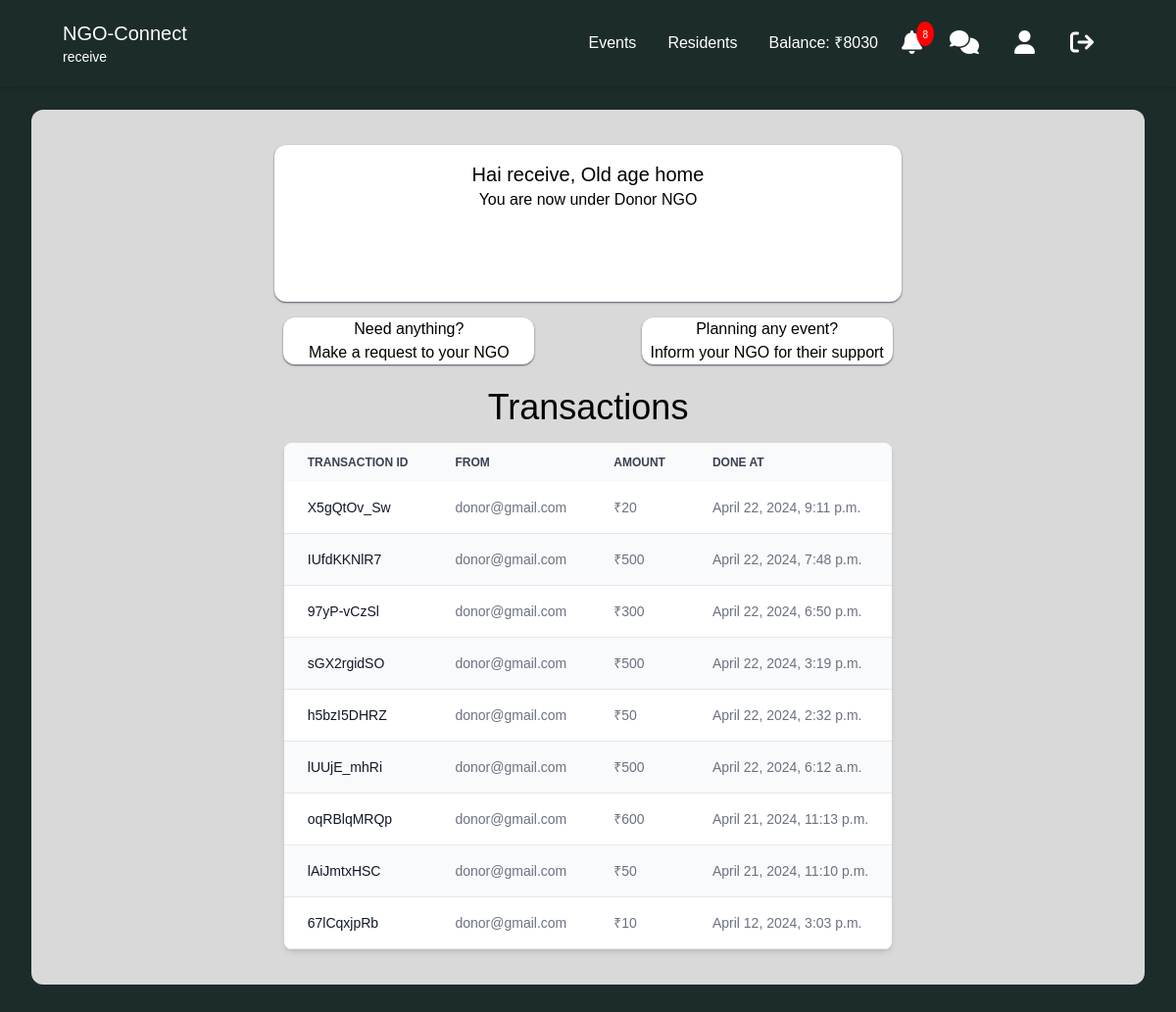
/reciever/receiver_base/ (signed in), run on the app's committed database.
### reciever/models.py (models this page shows)
class RecieverBank(models.Model):
    user = models.OneToOneField(User, on_delete=models.CASCADE)
    current_balance = models.IntegerField(null=True)

### ngo/models.py (models this page shows)
class Reciever_under_ngo(models.Model):
    user = models.ForeignKey(User, on_delete=models.CASCADE, related_name='user_ngos')
    reciever = models.ForeignKey(User, on_delete=models.CASCADE, related_name='received_ngos', unique=True)
    status = models.CharField(max_length=10, choices=(('accepted', 'accepted'), ('rejected', 'rejected'), ('pending', 'pending'),), null=True)

class NgoBankTransactions(models.Model):
    from_user = models.ForeignKey(User, on_delete=models.CASCADE, related_name='sent', null=True)
    to_user = models.ForeignKey(User, on_delete=models.CASCADE, related_name='received', null=True)
    amount = models.IntegerField(null=True)
    transaction_id = models.CharField(max_length=10, null=True)
    transaction_type = models.CharField(max_length=8, choices=(('credited', 'credited'), ('debited', 'debited')), null=True)
    done_at = models.DateTimeField(auto_now=True,blank=True, null=True)

### reciever/views.py (the view)
# urls.py: path('receiver_base/', views.receiver_base, name="receiver_base"),
@login_required(login_url="signup")
def receiver_base(request):
    users = ngousers.objects.all()
    try:
        receiver = ReceiverMoreDetails.objects.get(user=request.user)
    except ReceiverMoreDetails.DoesNotExist:
        receiver = ReceiverMoreDetails(user=request.user)
    try:
        ngo = Reciever_under_ngo.objects.get(reciever=request.user)
    except Reciever_under_ngo.DoesNotExist:
        ngo = Reciever_under_ngo(reciever=request.user)
    try:
        reciever_balance = RecieverBank.objects.get(user=request.user)
    except RecieverBank.DoesNotExist:
        reciever_balance = RecieverBank(user=request.user)
    notifications = Notifications.objects.filter(user=request.user).order_by('-id')
    notification_count = notifications.count()
    transactions = NgoBankTransactions.objects.filter(to_user=request.user).order_by('-done_at')
    context = {
        'users' : users,
        'reciever' : receiver,
        'ngo' : ngo,
        'reciever_balance' : reciever_balance,
        'notifications' : notifications,
        'notification_count' : notification_count,
        'transactions' : transactions,
    }
    return render(request, 'receiver_base.html', context)

### reciever/templates/receiver_base.html (shortened to what this page needs)
<!DOCTYPE html>
<html lang="en">
  <head>
    <script src="https://cdn.tailwindcss.com"></script>
    <link rel="stylesheet" href="https://cdnjs.cloudflare.com/ajax/libs/font-awesome/6.1.1/css/all.min.css" />
    <link
    rel="stylesheet"
    href="https://cdn.jsdelivr.net/npm/bootstrap-icons@1.3.0/font/bootstrap-icons.css"
    />
    {% load static %}
  </head>
  <body style="font-family: sans-serif; background-color: #1C2C2A;">
    <header
      class="lg:px-16 px-4  flex flex-wrap items-center py-4 shadow-md"
    >
      <div class="flex-1 flex justify-between items-center">
        <a href="#" class="text-xl text-white">NGO-Connect <p class="text-sm">{{ user.first_name }}</p></a>
      </div>
      <div class="hidden md:flex md:items-center md:w-auto w-full" id="menu">
        <nav>
          <ul class="md:flex items-center justify-between text-base text-gray-700 pt-4 md:pt-0">
            <li>
              <a class="md:p-4 py-3 px-0 block text-white" href="/reciever/events_view">Events</a>
            </li>
            <li>
              <a class="md:p-4 py-3 px-0 block text-white" href="/reciever/residents">Residents</a>
            </li>
            <li>
              <a class="md:p-4 py-3 px-0 block text-white">Balance: ₹{{reciever_balance.current_balance}}</a>
            </li>
            <li class="relative">
              <a href="#" class="px-2" id="notificationButton">
                <div class="notification-icon">
                    <i class="fas fa-bell fa-xl text-white"></i>
                    <span class="badge">{{ notification_count }}</span>
                </div>
              </a>
            </li>
            <li><a class="lg:p-4 py-3 rounded-md px-0 mx-1 block text-white" href="/chat/chat"><i class="fa fa-comments fa-xl" aria-hidden="true"></i></a></li>
            <li><a class="md:p-4 py-3 px-0 block" href="/reciever/reciever_profile_page"><i class="fa fa-user fa-xl text-white" aria-hidden="true"></i></a></li>
            <li>
              <li><a class="lg:p-4 py-3 rounded-md text-white px-0 mx-1 block" href="#" onclick="confirmLogout(event, '/logout')"><i class="fa fa-sign-out fa-xl" aria-hidden="true"></i></a></li>
            </ul>
        </nav>
    </div>
</header>
<div style="background-color: #D9D9D9;" class="mx-8 p-5 mb-8 rounded-xl">
    {% if reciever.is_reciever_type_defined == True %}
    <section id="reciever_ngo">
      {% if ngo.status == None or ngo.status == 'rejected' %}
      <div class="container text-center my-3 mx-auto">
        {% if ngo.status == 'rejected' %}
        <h3>Rejected by {{ ngo.user.first_name }}</h3>
        {% endif %}
        <h3>Join with any NGO</h3>
        <div class="form-group my-3">
          <form action="/reciever/reciever_ngo" method="POST" class="form-horizontal">
              {% csrf_token %}
              <select id="inputState" class="form-control bg-blue-200" name="reciever_ngo">
                  <option selected value="Active">Select NGO</option>
                  {% for user in users %}
                      {% if user.user_type == 'NGO' %}
                          <option value="{{ user.user.username }}">{{ user.user.first_name }}</option>
                      {% endif %}
                  {% endfor %}
              </select>
              <button type="submit" class="bg-blue-100" id="submitButton" disabled>Submit</button>
          </form>
        </div>
      </div>
      {% elif ngo.status == 'pending' %}
      <div class="container text-center my-3 mx-auto">
        <h2>request in pending</h2>
      </div>
      {% elif ngo.status == 'accepted' %}
      <div class="container text-center mx-auto my-4 py-4 bg-white shadow-sm shadow-gray-600 rounded-xl" style="height: 20vh; width: 80vh;">
        <p class="text-xl">Hai {{ user.first_name }}, {% if reciever.reciver_type == OAH %} Old age home {% else %} {{ reciever.reciever_type }} {% endif %}</p>
        <h2>You are now under {{ ngo.user.first_name }} NGO</h2>
      </div>
      {% endif %}
    </section>
    {% endif %}
    <div class="flex justify-around w-2/3 mx-auto">
      <a href="/reciever/make_rec_request" class="w-64">
        <div class="container text-center mx-auto bg-white shadow-sm shadow-gray-600 rounded-xl">
          <p>Need anything?</p>
          <p>Make a request to your NGO</p>
        </div>
      </a>
      <a href="/reciever/event_add" class="w-64">
        <div class="container text-center mx-auto bg-white shadow-sm shadow-gray-600 rounded-xl">
          <p>Planning any event?</p>
          <p>Inform your NGO for their support</p>
        </div>
      </a>
    </div>
    {% if transactions %}
    <h1 class="text-center mt-6 text-4xl">Transactions</h1>
    <section id="transactions" class="m-4 px-4 flex justify-center items-center">
      <div class="relative overflow-x-auto shadow-md sm:rounded-lg">
          <table class="w-full text-sm text-left rtl:text-right text-gray-500 dark:text-gray-400">
              <thead class="text-xs text-gray-700 uppercase bg-gray-50 dark:bg-gray-700 dark:text-gray-400">
                  <tr>
                      <th scope="col" class="px-6 py-3">
                          Transaction Id
                      </th>
                      <th scope="col" class="px-6 py-3">
                          From
                      </th>
                      <th scope="col" class="px-6 py-3">
                          Amount
                      </th>
                      <th scope="col" class="px-6 py-3">
                          Done At
                      </th>
                  </tr>
              </thead>
              <tbody>
                  {% for i in transactions %}
                  <tr class="odd:bg-white odd:dark:bg-gray-900 even:bg-gray-50 even:dark:bg-gray-800 border-b dark:border-gray-700">
                      <th scope="row" class="px-6 py-4 font-medium text-gray-900 whitespace-nowrap dark:text-white">
                          {{ i.transaction_id }}
                      </th>
                      <td class="px-6 py-4">
                          {{ i.from_user }}
                      </td>
                      <td class="px-6 py-4">
                          ₹{{ i.amount }}
                      </td>
                      <td class="px-6 py-4">
                          {{ i.done_at }}
                      </td>
                  </tr>
                  {% endfor %}
              </tbody>
          </table>
      </div>
      {% endif %}
    </div>
  </body>
</html>

### reciever/templates/receiver_base.html (style rules this page uses)
.notification-icon { position: relative; display: inline-block; }
.badge { position: absolute; top: -10px; right: -12px; background-color: red; color: white; border-radius: 50%; padding: 2px 6px; font-size: 10px; height: 25px; }

### data on the page
RecieverBank: current_balance "8030"
Reciever_under_ngo: user.first_name "Donor"
NgoBankTransactions: transaction_id "X5gQtOv_Sw", from_user "donor@gmail.com", amount "20", done_at "April 22, 2024, 9:11 p.m."
NgoBankTransactions: transaction_id "IUfdKKNlR7", from_user "donor@gmail.com", amount "500", done_at "April 22, 2024, 7:48 p.m."
NgoBankTransactions: transaction_id "97yP-vCzSl", from_user "donor@gmail.com", amount "300", done_at "April 22, 2024, 6:50 p.m."
NgoBankTransactions: transaction_id "sGX2rgidSO", from_user "donor@gmail.com", amount "500", done_at "April 22, 2024, 3:19 p.m."
NgoBankTransactions: transaction_id "h5bzI5DHRZ", from_user "donor@gmail.com", amount "50", done_at "April 22, 2024, 2:32 p.m."
NgoBankTransactions: transaction_id "lUUjE_mhRi", from_user "donor@gmail.com", amount "500", done_at "April 22, 2024, 6:12 a.m."
NgoBankTransactions: transaction_id "oqRBlqMRQp", from_user "donor@gmail.com", amount "600", done_at "April 21, 2024, 11:13 p.m."
NgoBankTransactions: transaction_id "lAiJmtxHSC", from_user "donor@gmail.com", amount "50", done_at "April 21, 2024, 11:10 p.m."
NgoBankTransactions: transaction_id "67lCqxjpRb", from_user "donor@gmail.com", amount "10", done_at "April 12, 2024, 3:03 p.m."

### other printed values
{{ user.first_name }} "receive"
{{ notification_count }} "8"
